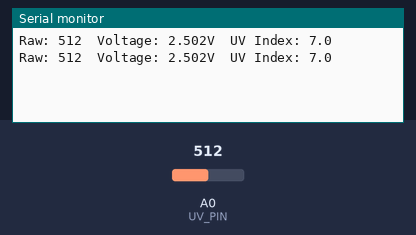
A sketch run on a simulated Arduino Uno, built with avr-gcc and run on an emulated ATmega328P. Shown: the last lines printed to the serial monitor. The inputs (shaded band) are chosen by the test bench; at power-on: A0 (UV_PIN) = 512.

Above: at 1.8 s.
1.9 s: A0 (UV_PIN) set to 716
At 2.4 s:
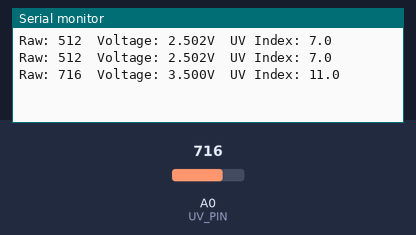
3.4 s: A0 (UV_PIN) set to 900
At 4.8 s:
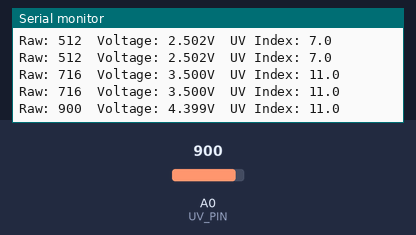
Timing chart, 0 to 6.4 s (numbered marks = the images above; inputs shaded):
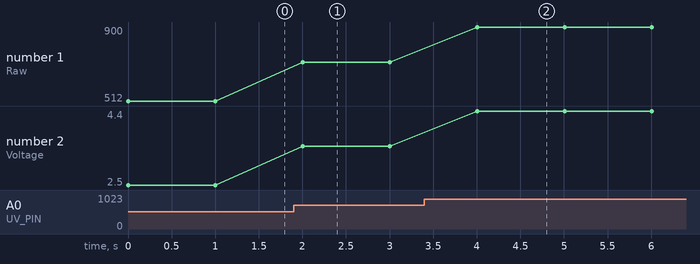

The sketch:

UV_Sensor.ino
```cpp
// GUVA-S12SD UV module

const int UV_PIN = A0;
const float ADC_REF = 5.0;
const int ADC_RES = 1023;


void setup() {
  Serial.begin(9600);
}

void loop() {
  int raw = analogRead(UV_PIN);
  float voltage = raw * (ADC_REF / ADC_RES);
  float uvIndex = mapVoltageToUVIndex(voltage);

  Serial.print("Raw: "); Serial.print(raw);
  Serial.print("  Voltage: "); Serial.print(voltage, 3);
  Serial.print("V  UV Index: "); Serial.println(uvIndex, 1);

  delay(1000);
}

// Standard GUVA-S12SD voltage -> UV Index lookup, linearly interpolated
float mapVoltageToUVIndex(float v) {
  float voltageTable[] = {0.99, 1.15, 1.36, 1.67, 1.83, 2.10, 2.27, 2.51, 2.78, 3.02, 3.20};
  int index = 0;
  for (int i = 0; i < 10; i++) {
    if (v >= voltageTable[i]) index = i;
  }
  if (v < voltageTable[0]) return 0.0;
  if (v >= voltageTable[10]) return 11.0;
  float uvIndex = index + (v - voltageTable[index]) / (voltageTable[index + 1] - voltageTable[index]);
  return uvIndex;
}
```

Measured:
- after the input at 1.9 s, the serial monitor: prints a new line after 0.10 s (image 1)
- after the input at 3.4 s, the serial monitor: prints a new line after 0.61 s (image 2)
- plotted number 1: 512 → 716 after the input at 1.9 s, 716 → 900 after the input at 3.4 s
- plotted number 2: 2.5 → 3.5 after the input at 1.9 s, 3.5 → 4.4 after the input at 3.4 s
